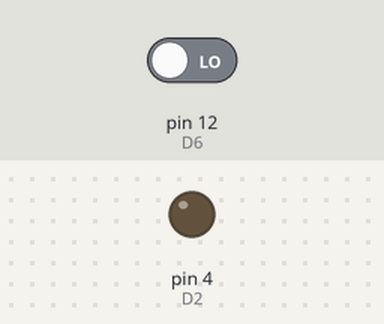
The sketch below on a simulated Arduino Uno, built with avr-gcc and run on an emulated ATmega328P. Parts: output pins drawn as LEDs (lit = HIGH). Dashed ring = blinking. The test bench sets the inputs (shaded band); at power-on: pin 12 (D6) LOW. What the sketch prints to the serial monitor is not drawn.

Above: at 1.2 s.
1.3 s: pin 12 (D6) driven HIGH
At 1.75 s:
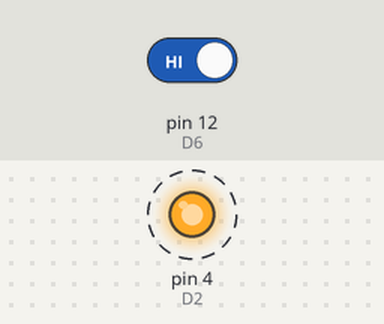
4.3 s: pin 12 (D6) driven LOW
At 5.1 s:
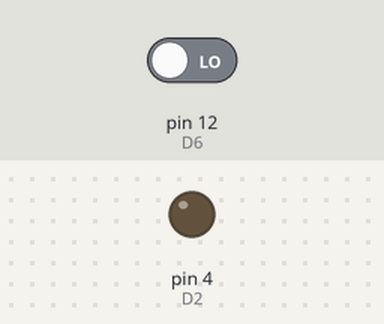
Timing chart, 0 to 7.3 s (numbered marks = the images above; inputs shaded):
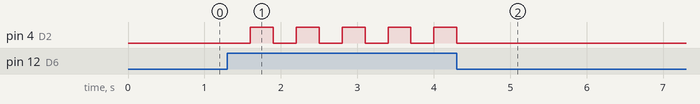

Measured:
- after the input at 1.3 s, pin 4 (D2): alternates HIGH for 0.30 s and LOW for 0.30 s, starting after 0.30 s
- after the input at 4.3 s, pin 4 (D2): goes on until 4.3 s, then stays LOW

The sketch:

pengkondisian_led_on_of.ino
```cpp
static const uint8_t D0   = 16;
static const uint8_t D1   = 5;
static const uint8_t D2   = 4;
static const uint8_t D3   = 0;
static const uint8_t D4   = 2;
static const uint8_t D5   = 14;
static const uint8_t D6   = 12;
static const uint8_t D7   = 13;
static const uint8_t D8   = 15;
static const uint8_t RX   = 3;
static const uint8_t TX   = 1;

int buttonClick;
int i = 0;

void setup()
{
  Serial.begin(115200);
  pinMode(D2, OUTPUT);
  pinMode(D6, INPUT);
}

void loop()
{
  buttonClick = digitalRead(D6);

  if( buttonClick == 1 )
  {
    i++;
    delay(300);
  }

  if( i%2==0 )
  {
    digitalWrite(D2, LOW);
  } else
  {
    digitalWrite(D2, HIGH);
  }

  Serial.println(i);
  Serial.println(buttonClick);
}
```
